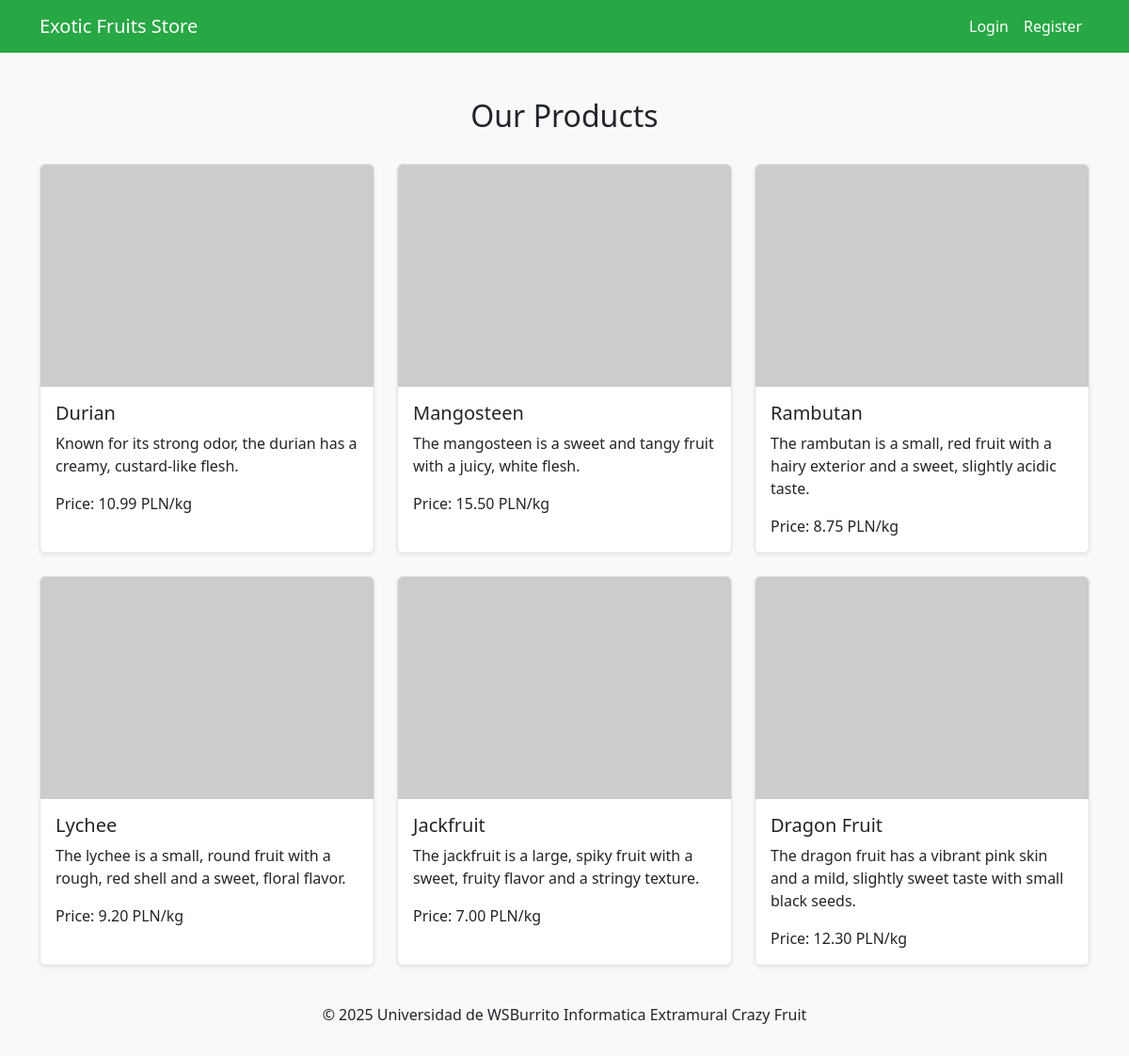
The page / on the database its author committed.
### tables this page shows
CREATE TABLE products (
            id INTEGER PRIMARY KEY AUTOINCREMENT,
            name TEXT,
            description TEXT,
            image TEXT,
            price REAL,
            premium INTEGER DEFAULT 0
        );

### controller.php (called while the page is built, shortened)
<?php
function getProducts($db) {
    if (isset($_SESSION['user_id'])) {
        $query = "SELECT * FROM products";
        $result = $db->query($query);
        $products = [];
        while ($row = $result->fetchArray(SQLITE3_ASSOC)) {
            $products[] = $row;
        }
        return $products;
    } else {
        $query = "SELECT * FROM products WHERE premium IS NULL OR premium = 0";
        $result = $db->query($query);
        $products = [];
         while ($row = $result->fetchArray(SQLITE3_ASSOC)) {
            $products[] = $row;
        }
        return $products;
    }
}
function isUserLoggedIn() {
    return isset($_SESSION['user_id']);
}
?>

### index.php (the view)
<?php
    require_once 'templates/header.php';
?>
<div class="container">
    <div class="row">
        <div class="mt-5 col-md-12 text-center">
            <h2>Our Products</h2>
        </div>
    </div>
    <div class="row mt-4">
        <?php
        require_once 'db.php';
        require_once 'controller.php';
        $products = getProducts($db);
        foreach ($products as $row):
        ?>
            <div class="col-md-4 mb-4">
                <div class="card<?php if (isset($row['premium']) && $row['premium'] == 1) echo ' premium-product'; ?>">
                    <img src="<?php echo $row['image']; ?>" class="card-img-top" alt="<?php echo $row['name']; ?>">
                    <div class="card-body">
                        <h5 class="card-title"><?php echo $row['name']; ?></h5>
                        <p class="card-text"><?php echo $row['description']; ?></p>
                        <p class="card-text">Price: <?php echo number_format((float)$row['price'], 2, '.', '') . ' PLN/kg'; ?></p>
                    </div>
                </div>
            </div>
        <?php endforeach; ?>
    </div>
</div>
<?php
    require_once 'templates/footer.php';
?>

### templates/header.php (shortened to what this page needs)
<!DOCTYPE html>
<html lang="en">
<?php
require_once 'controller.php';
?>
<!DOCTYPE html>
<html lang="en">
<head>
    <link rel="stylesheet" href="assets/css/bootstrap.min.css">
    <link rel="stylesheet" href="styles.css">
</head>
<body>
    <nav class="navbar navbar-expand-lg navbar-light bg-light">
        <div class="container">
            <a class="navbar-brand" href="/">Exotic Fruits Store</a>
            <div class="collapse navbar-collapse" id="navbarNav">
                <ul class="navbar-nav ms-auto">
                    <?php
                    if (isUserLoggedIn()) {
                        echo '<li class="nav-item"><a class="nav-link" href="dashboard.php">Dashboard</a></li>';
                    } else {
                        echo '<li class="nav-item"><a class="nav-link" href="login.php">Login</a></li>';
                        echo '<li class="nav-item"><a class="nav-link" href="register.php">Register</a></li>';
                    }
                    ?>
                </ul>
            </div>
        </div>
    </nav>

### templates/footer.php (shortened to what this page needs)
    <footer class="bg-light text-center py-3">
        <p>&copy; 2025 Universidad de WSBurrito Informatica Extramural Crazy Fruit</p>
    </footer>
</body>
</html>

### styles.css (style rules this page uses)
body { background-color: #f8f9fa; }
.navbar { background-color: #28a745 !important; }
.navbar-brand, .nav-link { color: white !important; }
.card { display: flex; flex-direction: column; height: 100%; border: 1px solid #dee2e6; box-shadow: 0 0.125rem 0.25rem rgba(0,0,0,0.075); }
.card-body { flex: 1; }

### rows shown on the page
products: name "Durian", description "Known for its strong odor, the durian has a creamy, custard-like flesh.", price "10.99"
products: name "Mangosteen", description "The mangosteen is a sweet and tangy fruit with a juicy, white flesh.", price "15.50"
products: name "Rambutan", description "The rambutan is a small, red fruit with a hairy exterior and a sweet, slightly acidic taste.", price "8.75"
products: name "Lychee", description "The lychee is a small, round fruit with a rough, red shell and a sweet, floral flavor.", price "9.20"
products: name "Jackfruit", description "The jackfruit is a large, spiky fruit with a sweet, fruity flavor and a stringy texture.", price "7.00"
products: name "Dragon Fruit", description "The dragon fruit has a vibrant pink skin and a mild, slightly sweet taste with small black seeds.", price "12.30"
